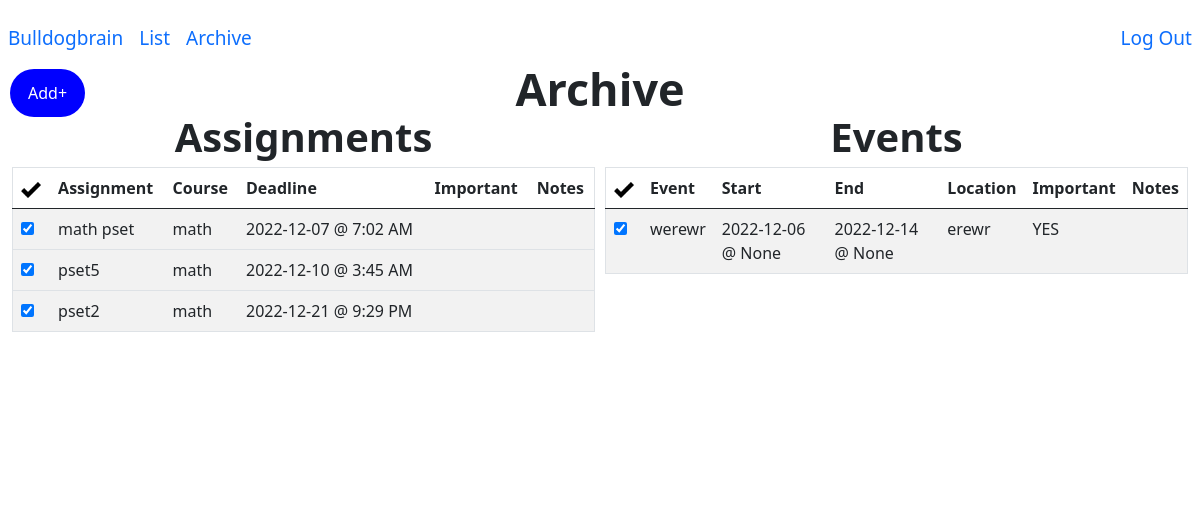
/archive (signed in), run on an earlier commit of the app's database.
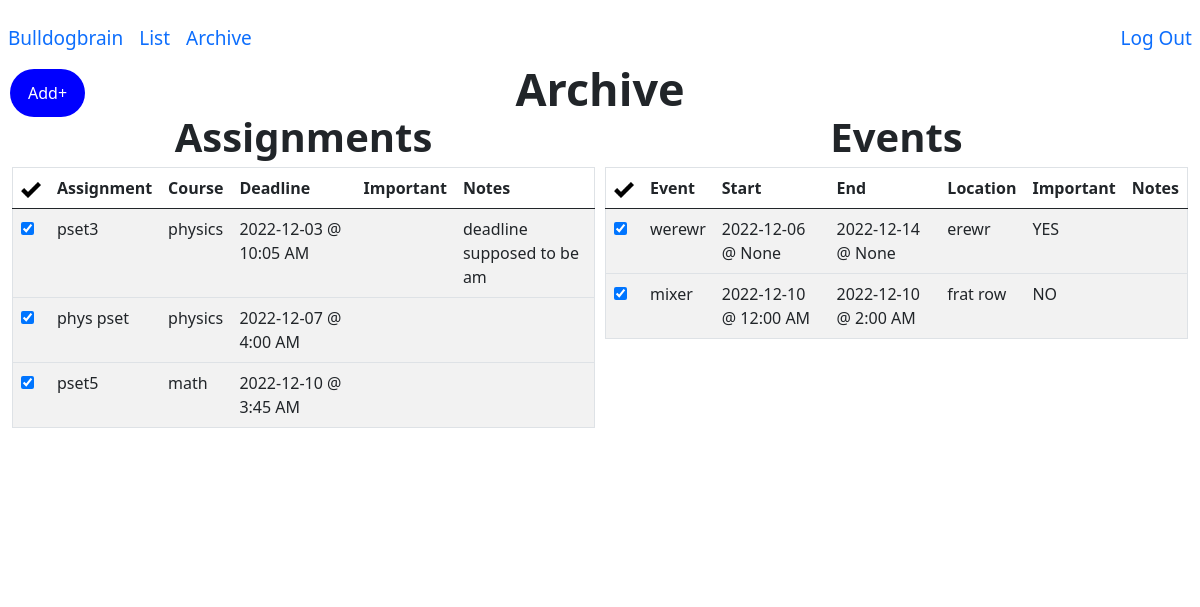
And on a later commit of the database.
### tables this page shows
CREATE TABLE "assignments"(
    'id' INTEGER PRIMARY KEY AUTOINCREMENT NOT NULL, 
    'title' TEXT, 
    'course' TEXT, 
    'deadline' TEXT, 
    'importance' INTEGER, 
    'notes' TEXT, 
    'user_id' INTEGER, 'completed' INTEGER NOT NULL DEFAULT '0' CHECK (completed IN (0, 1)),
    FOREIGN KEY (user_id)
    REFERENCES users (id));

CREATE TABLE 'events'(
    'event_id' INTEGER PRIMARY KEY AUTOINCREMENT NOT NULL, 
    'title' TEXT,
    'location' TEXT, 
    'start_date' TEXT,
    'start_time' TEXT, 
    'end_date' TEXT,
    'end_time' TEXT,
    'importance' INTEGER, 
    'notes' TEXT, 
    'user_id' INTEGER, 'completed' INTEGER NOT NULL DEFAULT '0' CHECK (completed IN (0, 1)),
    FOREIGN KEY (user_id)
    REFERENCES users (id));

### app.py (the view)
@app.route("/archive", methods=["GET", "POST"])
def archive():
    assignments = db.execute(
        "SELECT id, title, course, date(deadline) as date, CASE WHEN StrFTime('%H', deadline) % 12 = 0 THEN 12 ELSE StrFTime('%H', deadline) % 12 END || ':' || StrFTime('%M', deadline) || ' ' || CASE WHEN CAST(StrFTime('%H', deadline) AS INTEGER) > 12 THEN 'PM' ELSE 'AM' END 'time', importance, notes FROM assignments WHERE user_id = ? AND completed = 1 ORDER BY deadline ASC", session["user_id"])
    events = db.execute(
        "SELECT event_id, title, location, start_date, CASE WHEN StrFTime('%H', start_time) % 12 = 0 THEN 12 ELSE StrFTime('%H', start_time) % 12 END || ':' || StrFTime('%M', start_time) || ' ' || CASE WHEN CAST(StrFTime('%H', start_time) AS INTEGER) > 12 THEN 'PM' ELSE 'AM' END 'start_time', end_date, CASE WHEN StrFTime('%H', end_time) % 12 = 0 THEN 12 ELSE StrFTime('%H', end_time) % 12 END || ':' || StrFTime('%M', end_time) || ' ' || CASE WHEN CAST(StrFTime('%H', end_time) AS INTEGER) > 12 THEN 'PM' ELSE 'AM' END 'end_time', importance, notes FROM events WHERE user_id = ? AND completed = 1 ORDER BY start_date ASC, start_time ASC", session["user_id"])
    if request.method == "POST":
        assignment_id = request.form.get("assignment_id")
        db.execute("UPDATE assignments SET completed = '0' WHERE id = ?", assignment_id)
        event_id = request.form.get("event_id")
        db.execute("UPDATE events SET completed = '0' WHERE event_id = ?", event_id)
        return redirect("/archive")
    else:
        return render_template("archive.html", assignments=assignments, events=events)

### app.py (called while the page is built)
@app.after_request
def after_request(response):
    response.headers["Cache-Control"] = "no-cache, no-store, must-revalidate"
    response.headers["Expires"] = 0
    response.headers["Pragma"] = "no-cache"
    return response

### templates/archive.html (shortened to what this page needs)
{% extends "layout.html" %}
{% block main %}
<strong style = "position: relative; top: -110px; font-size: 45px" >Archive</strong>
<div class="row">
<div class="column">
    <strong style = "position:relative; top:-130px; font-size: 40px">Assignments</strong>
            <table style = "position:relative; top:-130px" class="table table-striped">
            <thead>
                <tr>
                    <th><img src="static/images/checkMark.png" alt="Checkmark" width="20" height="20"></th>
                    <th>Assignment</th>
                    <th>Course</th>
                    <th>Deadline</th>
                    <th>Important</th>
                    <th>Notes</th>
                </tr>
            </thead>
            <tbody>
                {% for assignments in assignments %}
                <tr>
                    <td>
                        <form id="completion" action="/archive" method="post">
                            <input autocomplete="off" type="checkbox" id="assignment_id" name="assignment_id" value="{{ assignments.id }}" onclick="submit()" required checked="checked">
                        </form>
                    </td>
                    <td>{{ assignments.title }}</td>
                    <td>{{ assignments.course }}</td>
                    <td>{{ assignments.date }} @ {{ assignments.time }}</td>
                    <td>{{ assignments.importance }}</td>
                    <td>{{ assignments.notes }}</td>
                </tr>
                {% endfor %}
            </tbody>
        </table>
    </div>
    <div class="column">
        <strong style = "position:relative; top:-130px; font-size: 40px">Events</strong>
            <table style = "position:relative; top:-130px" class="table table-striped">
            <thead>
                <tr>
                    <th><img src="static/images/checkMark.png" alt="Checkmark" width="20" height="20"></th>
                    <th>Event</th>
                    <th>Start</th>
                    <th>End</th>
                    <th>Location</th>
                    <th>Important</th>
                    <th>Notes</th>
                </tr>
            </thead>
            <tbody>
                {% for events in events %}
                <tr>
                    <td>
                        <form id="completion" action="/archive" method="post">
                            <input autocomplete="off" type="checkbox" id="event_id" name="event_id" value="{{ events.event_id }}" onclick="submit()" required checked="checked">
                        </form>
                    </td>
                    <td>{{ events.title }}</td>
                    <td>{{ events.start_date }} @ {{ events.start_time }}</td>
                    <td>{{ events.end_date }} @ {{ events.end_time }}</td>
                    <td>{{ events.location }}</td>
                    <td>{{ events.importance }}</td>
                    <td>{{ events.notes }}</td>
                </tr>
                {% endfor %}
            </tbody>
        </table>
    </div>
</div>
{% endblock %}

What changed in the data, as far as the page shows it:
no longer on this page (row edited): assignments: title "math pset", course "math", date "2022-12-07", time "7:02 AM"
no longer on this page (row edited): assignments: title "pset2", course "math", date "2022-12-21", time "9:29 PM"
now on this page (row edited): assignments: title "pset3", course "physics", date "2022-12-03", time "10:05 AM", notes "deadline supposed to be am"
now on this page (row edited): assignments: title "phys pset", course "physics", date "2022-12-07", time "4:00 AM"
now on this page (row edited): events: title "mixer", start_date "2022-12-10", start_time "12:00 AM", end_date "2022-12-10", end_time "2:00 AM", location "frat row", importance "NO"
